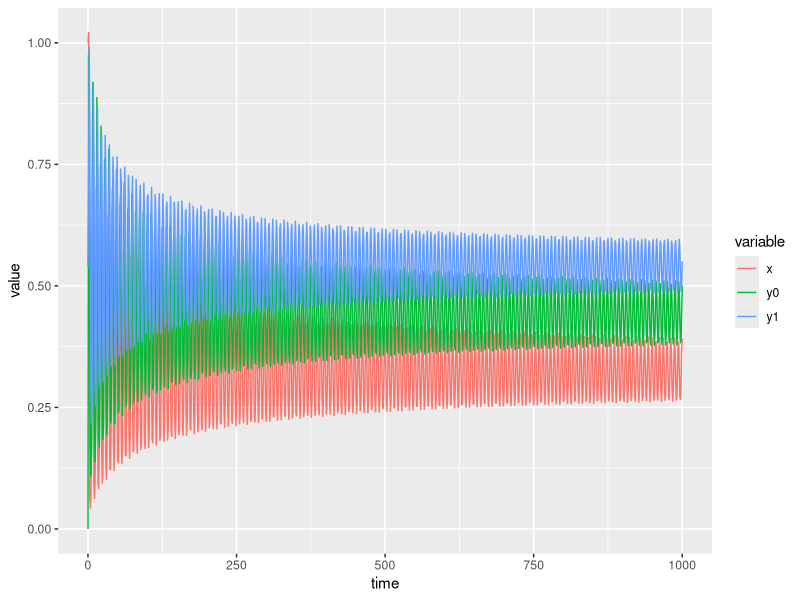

Here is the R script that generated this plot: (Note: this script raises an error after producing the figure.)
library(deSolve)

time <- seq(from=0, to=1000, by = 1)
parameters <- c(gma = 2, alxy = 3.7, bitx = 1.5 , alzero = 1.1 , ay = 0.9)
state <- c(x = 1, y0 = 0, y1 = 0.54)

odernn <- function(t, state, parameters){
  with(as.list(c(state, parameters)), {
    dx = gma * x - alxy * x * y1
    dy0 = bitx * x  - alzero * y0
    dy1 = alzero * y0 - ay * y1
    return(list(c(dx, dy0, dy1)))
  })
}

out <- ode(y = state, times = time, func = odernn, parms = parameters)
outdf <- as.data.frame(out)

library(reshape2)
outm <- melt(outdf, id.vars='time')

library(ggplot2)
p <- ggplot(outm, aes(time, value, color = variable)) + 
  #geom_point()+
  geom_line(size = 0.5, linetype = "solid")
print(p)

write.csv(outdf, "D:/extended_ara/iiit-D/ode-data.csv", sep = ",")
write.csv(outm, "D:/extended_ara/iiit-D/ode-meltdata.csv", sep = ",")
